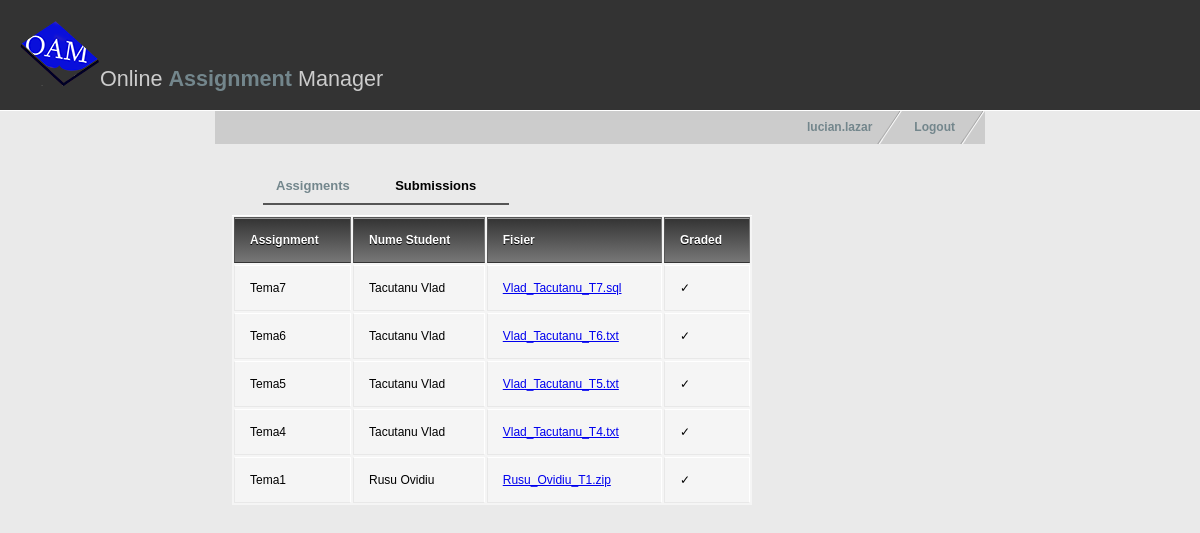
The app's page /profsubs.php?name=SGBD (signed in) with its own data.
### tables this page shows
CREATE TABLE Student(
  IdStudent INT(10) PRIMARY KEY,
  Nume VARCHAR(30) NOT NULL,
  Prenume VARCHAR(30) NOT NULL,
  Email VARCHAR(50),
  Matricol VARCHAR(20),
  Semestru INT(1), 
  IdFacultate INT(10),
  IdAccount INT(10),  
  CHECK (Email LIKE '%@%.%'),
  FOREIGN KEY(IdFacultate) REFERENCES Facultate(IdFacultate),
  FOREIGN KEY(IdAccount) REFERENCES Account(IdAccount)
  );

CREATE TABLE Assignment(
  IdAssignment INT(10) PRIMARY KEY,
  IdMaterie INT(10) NOT NULL,
  Titlu VARCHAR(30) NOT NULL,
  Descriere VARCHAR(255),
  AssignDate DATE NOT NULL,
  DueDate DATE NOT NULL,
  Punctaj DECIMAL(3) NOT NULL,
  Path VARCHAR(255),
  FOREIGN KEY(IdMaterie) REFERENCES Materie(IdMaterie)
  );

CREATE TABLE Submission(
  IdSubmission INT(10) PRIMARY KEY,
  IdStudent INT(10) NOT NULL,
  IdAssignment INT(10) NOT NULL,
  Data DATE NOT NULL,
  Path VARCHAR(255),
  FOREIGN KEY(IdStudent) REFERENCES Student(IdStudent),
  FOREIGN KEY(IdAssignment) REFERENCES Assignment(IdAssignment)
  );

### profsubs.php (the view, shortened to what this page needs)
<!DOCTYPE html>
<?php
  $username = $_SESSION['username'];
  $numemat=$_GET["name"];
?>
<html xmlns="http://www.w3.org/1999/xhtml" xml:lang="en" lang="en">
<head>
<link href="style.css" rel="stylesheet" type="text/css" />
</head>
<body>
<div id="header">
  <h1><img src="images/oamlogo3.png" alt="" />Online <span style="font-weight:bold; color:#73868C;">Assignment</span> Manager</h1>
</div>
<div id="container">
    <ul id="nav">
	  <li><a href="index.html">Logout</a></li>
      <li><a href="profindex.php"><?php echo $username ?></a></li>
    </ul>
  <div id="contentleft">
    <ul id="nav2">
      <li><a href="profesorcourse.php?name=<?php print $numemat?>">Assigments</a></li>
      <li><a href="#" style="color: #000;">Submissions</a></li>
    </ul>
    <table style="width: 520px; margin-left: 5px;">
      <thead>
        <tr>
          <th>Assignment</th>
          <th>Nume Student</th>
          <th>Fisier</th>
          <th>Graded</th>
      </thead>
      <tbody>
	  <?php
		$result = mysql_query("SELECT  submission.idSubmission as idsub, student.Nume as nume, student.Prenume as prenume,
        assignment.Titlu as titlu, submission.Path as path, nota.Nota as nota
        FROM student join submission on student.IdStudent = submission.IdStudent
        JOIN assignment on submission.IdAssignment = assignment.IdAssignment
        LEFT JOIN nota on submission.IdSubmission = nota.IdSubmission
		join materie on materie.IdMaterie = assignment.IdMaterie
        WHERE submission.Data < assignment.DueDate and materie.nume = '$numemat'
        ORDER BY submission.Data DESC;");
		while($line = mysql_fetch_array($result, MYSQL_ASSOC)) {
        $den = end(explode('/', $line["path"]));
	  echo '<tr>
        <td>',$line["titlu"],'</td>
        <td>',$line["nume"],' ',$line["prenume"],'</td>
        <td><a href="',$line["path"],'">',$den,'</a></td>';
    if(!is_null($line['nota'])){
      echo '<td>',"&#10003;",'</td>';
    }else{
      echo '<td><form action="addnota.php" method="post">
    <input type="text" size="1" name="nota">
    <input type="submit" name="submit" value="Add">
    <input type="hidden" name="idsub" value=',$line["idsub"],'>
  </form></td>';
	}
    echo '</tr>';
      }
      ?>
      </tbody>
    </table>
  </div>
</div>
</body>
</html>

### style.css (style rules this page uses)
body { margin: 0; padding: 0; font: 75% tahoma, Verdana, Arial, sans-serif; line-height: 1.8em; background: #eaeaea url(images/bg.jpg) top left repeat-x; }
#header { background: #333; padding: 20px; border-bottom: 1px solid #fff; }
#header h1 { padding: 0; margin: 0; font-family: Georgia, sans-serif; font-weight: normal; font-size: 180%; color: #ccc; }
#container { width: 770px; margin: 0 auto; padding: 0; }
#nav { float: right; width: 100%; margin: 0; padding: 0px; list-style: none; background: #ccc; }
#nav li { float: right; margin: 0; padding: 0; }
#nav a { float:left; display: block; padding: 0.5em 2.5em 0.5em 1em; text-decoration: none; font-weight: bold; font-size: 100%; color: #73868c; background: #ccc url(images/nav_slant.gif) no-repeat top right; }
#nav2 { width: 100%; padding: 0; list-style: none; padding: 0 0 0 3em; }
#nav2 a { float: left; display: block; padding: 0.7em 2.5em 0.5em 1em; text-decoration: none; font-weight: bold; font-size: 100%; color: #73868c; border-bottom: 2px solid #555; margin-bottom:10px; font-size: 13px; }
#contentleft { float: left; margin-top: 10px; width: 450px; padding: 0 1em 1em 1em; }
table { background: #f5f5f5; border-collapse: separate; box-shadow: inset 0 1px 0 #fff; font-size: 12px; line-height: 24px; margin-left: 53px; text-align: left; width: 270px; }
th { background: linear-gradient(#333, #777); border-left: 1px solid #555; border-right: 1px solid #777; border-top: 1px solid #555; border-bottom: 1px solid #333; box-shadow: inset 0 1px 0 #999; color: #fff; font-weight: bold; padding: 10px 15px; position: relative; text-shadow: 0 1px 0 #000; }
td { border-right: 1px solid #fff; border-left: 1px solid #e8e8e8; border-top: 1px solid #fff; border-bottom: 1px solid #e8e8e8; padding: 10px 15px; position: relative; }
h1 { font-family: Georgia, serif; font-size: 180%; padding: 30px 0 10px 0; color: #73868c; }

### records on screen
student: assignment.Titlu "Tema7", Nume "Tacutanu", Prenume "Vlad", submission.Path "Vlad_Tacutanu_T7.sql", assignment.Titlu "Tema6", submission.Path "Vlad_Tacutanu_T6.txt", assignment.Titlu "Tema5", submission.Path "Vlad_Tacutanu_T5.txt", assignment.Titlu "Tema4", submission.Path "Vlad_Tacutanu_T4.txt"
student: assignment.Titlu "Tema1", Nume "Rusu", Prenume "Ovidiu", submission.Path "Rusu_Ovidiu_T1.zip"

### other values on screen
$username "lucian.lazar"
